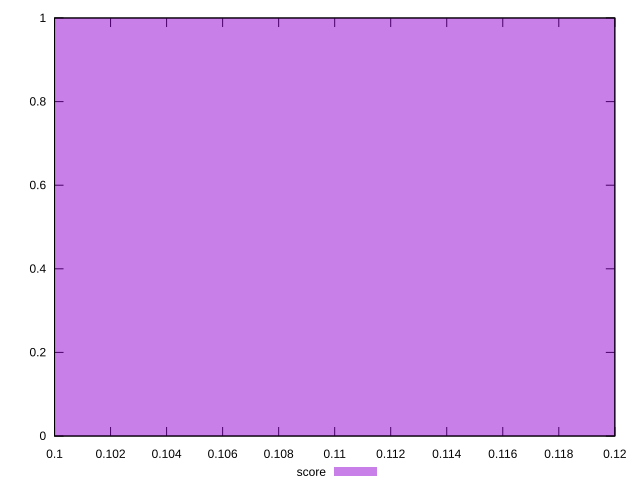

Write gnuplot code to recreate this figure.
reset

$score <<EOF
0.1 1
EOF

set key outside below
set boxwidth 0.1
set xrange [0.1:0.12]
set yrange [0:1]
set trange [0:1]
set style fill transparent solid 0.5 noborder
set terminal svg size 640, 490 enhanced background rgb 'white'
set output "reports/report_00033_2021-03-01T14-23-16.841Z/speed-index/samples/astro/score/histogram.svg"

plot $score title "score" with boxes

reset
